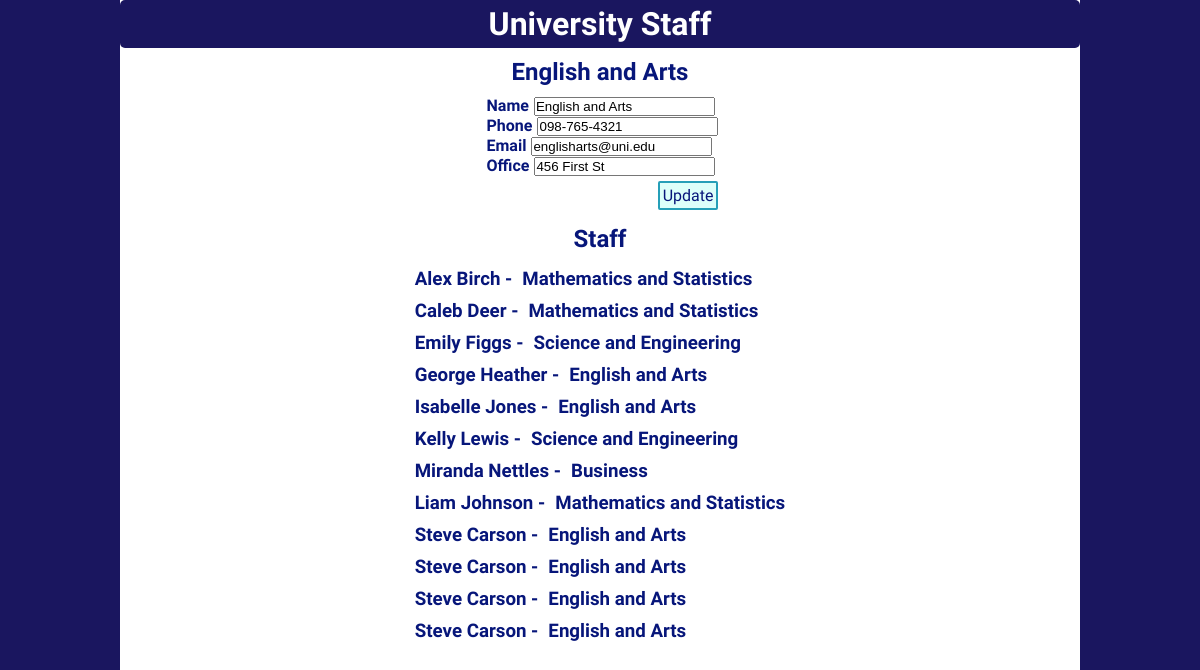
Screenshot of /department.php?deptid=2 with the database file from the repository.
### tables this page shows
CREATE TABLE `departments` (
  `deptID` int NOT NULL,
  `deptName` varchar(50) NOT NULL,
  `deptPhone` varchar(20) NOT NULL,
  `deptEmail` varchar(50) NOT NULL,
  `deptOffice` varchar(100) NOT NULL
);

### department.php (the view, shortened to what this page needs)
<?php
    include 'connection.php';
    echo '<!DOCTYPE html>
<html lang="en">
<head>
    <meta charset="UTF-8">
    <meta name="viewport" content="width=device-width, initial-scale=1.0">
    <link rel="stylesheet" href="style.css">
    <title>Document</title>
</head>
<body>
<div class="dash-wrapper">
<header>
<h1>University Staff</h1>
</header>';
$deptId = $_GET['deptid'];
$sql = "SELECT deptName, deptPhone, deptEmail, deptOffice FROM departments WHERE deptId = '$deptId'";
$result = $conn->query($sql);
if ($result->num_rows > 0) {
    $deptEntry = "";
    while($row = $result->fetch_assoc()) {
        $deptName = $row['deptName'];
        $deptPhone = $row['deptPhone'];
        $deptEmail = $row['deptEmail'];
        $deptOffice = $row['deptOffice'];
        $deptEntry .= "<h2 class='deptheading'>$deptName</h2>";
        $deptEntry .= "<div class='departments'>";
        $deptEntry .= "<div class=dept-entry>";
        $deptEntry .= "<form method='post' id='update' name='update' action='department.php'>";
        $deptEntry .= "<div>";
        $deptEntry .= "<label for='dept-name' class='dept-label'>Name</label>";
        $deptEntry .= "<input type='input' id='dept-name' name='dept-name' value='$deptName' class='dept-input'></input>";
        $deptEntry .= "</div>";
        $deptEntry .= "<div>";
        $deptEntry .= "<label for='dept-phone' class='dept-label'>Phone</label>";
        $deptEntry .= "<input type='input' id='dept-phone' name='dept-phone' value='$deptPhone' class='dept-input'></input>";
        $deptEntry .= "</div>";
        $deptEntry .= "<div>";
        $deptEntry .= "<label for='dept-email' class='dept-label'>Email</label>";
        $deptEntry .= "<input type='input' id='dept-email' name='dept-email' value='$deptEmail' class='dept-input'></input>";
        $deptEntry .= "</div>";
        $deptEntry .= "<div>";
        $deptEntry .= "<label for='dept-office' class='dept-label'>Office</label>";
        $deptEntry .= "<input type='input' id='dept-office' name='dept-office' value='$deptOffice' class='dept-input'></input>";
        $deptEntry .= "</div>";
        $deptEntry .= "<div>";
        $deptEntry .= "<input type='submit' id='update-button' name='update-button' value='Update' class='button'></input>";
        $deptEntry .= "</div>";
        $deptEntry .= "<div>";
        $deptEntry .= "<input type='input' id='dept-id' name='dept-id' value='$deptId' class='hidden'></input>";
        $deptEntry .= "</div>";
        $deptEntry .= "</form>";
        $deptEntry .= "</div>";
    }
    $deptEntry .= "</div>";
    echo $deptEntry;
}
$sql2 = "SELECT persFName, persLName, deptName FROM persons JOIN departments ON persons.persDept = departments.deptId";
$result2 = $conn->query($sql2);
if ($result2->num_rows > 0) {
    $persEntry = "<h2 class='deptheading'>Staff</h2>";
    $persEntry .= "<div class='staff'>";
    while($row = $result2->fetch_assoc()) {
        $persFName = $row["persFName"];
        $persLName = $row["persLName"];
        $persName = $persFName . " " . $persLName . " -";
        $persDept = $row["deptName"];
        $persEntry .= "<div class=dept-entry>";
        $persEntry.= "<h3>$persName</h3>";
        $persEntry .= "<h3>$persDept</h3>";
        $persEntry .= "</div>";
    }
    $persEntry .= "</div>";
    echo $persEntry;
}
echo '</div>
</body>
</html>';
?>

### style.css (style rules this page uses)
* { margin: 0; padding: 0; }
body, h1 { background-color: rgb(26, 22, 95); }
h1, footer { text-align: center; padding: 2em; }
.button { background-color: rgb(220, 255, 250); border-radius: 2px; border: 2px solid rgb(37, 159, 184); margin: 0px 5px 5px 0px; font-size: 16px; padding: 3px; }
h1, h2, h3, h4, h5, h6, .button, .dept-label { font-family: 'Patrick Hand', cursive; color: rgb(7, 22, 122); }
h1, p, label { color: white; }
h1 { padding: 5px; border-radius: 5px; }
p, label { font-family: 'Glass Antiqua', cursive; }
.dash-wrapper { width: 80%; background-color:white; height: 100vh; margin: 0 auto; }
.dept-entry { display: flex; flex-direction: row; margin: 0 auto; }
.dept-entry-button, .dept-entry h3 { display: inline-block; }
.departments, .staff { width: fit-content; margin: 0 auto; }
.deptheading { text-align: center; padding: 10px; }
.staff h3 { padding: 5px; }
.dept-label { font-weight: bold; padding: 5px; }
#update-button { margin: 5px auto; justify-self: center; float: right; }

### rows the page displays
departments: deptName "English and Arts", dept-name "English and Arts", dept-phone "098-765-4321", dept-email "englisharts@uni.edu", dept-office "456 First St"

### other values shown
$persName "Alex Birch -"
$persDept "Mathematics and Statistics"
$persName "Caleb Deer -"
$persName "Emily Figgs -"
$persDept "Science and Engineering"
$persName "George Heather -"
$persDept "English and Arts"
$persName "Isabelle Jones -"
$persName "Kelly Lewis -"
$persName "Miranda Nettles -"
$persDept "Business"
$persName "Liam Johnson -"
$persName "Steve Carson -"
